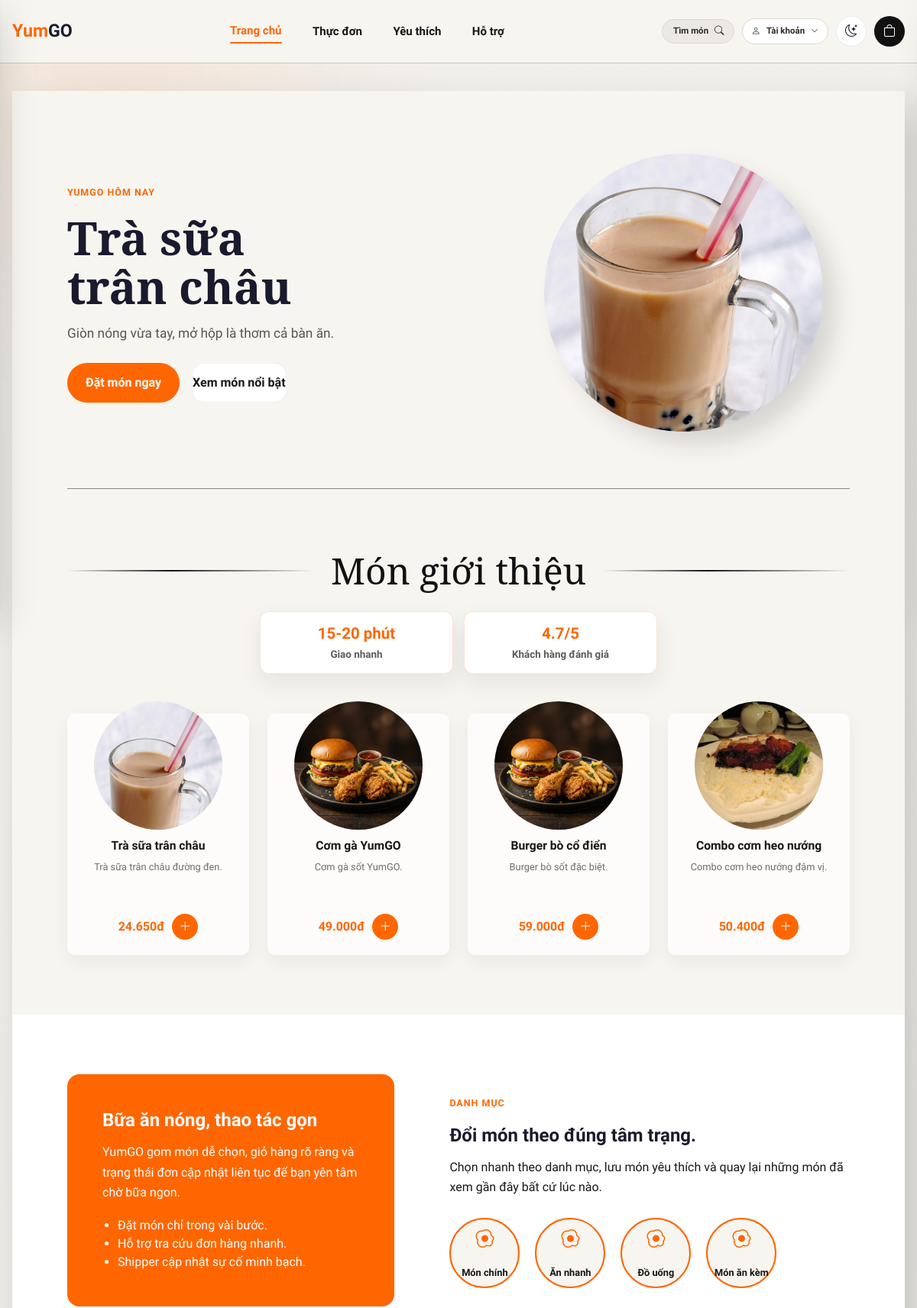
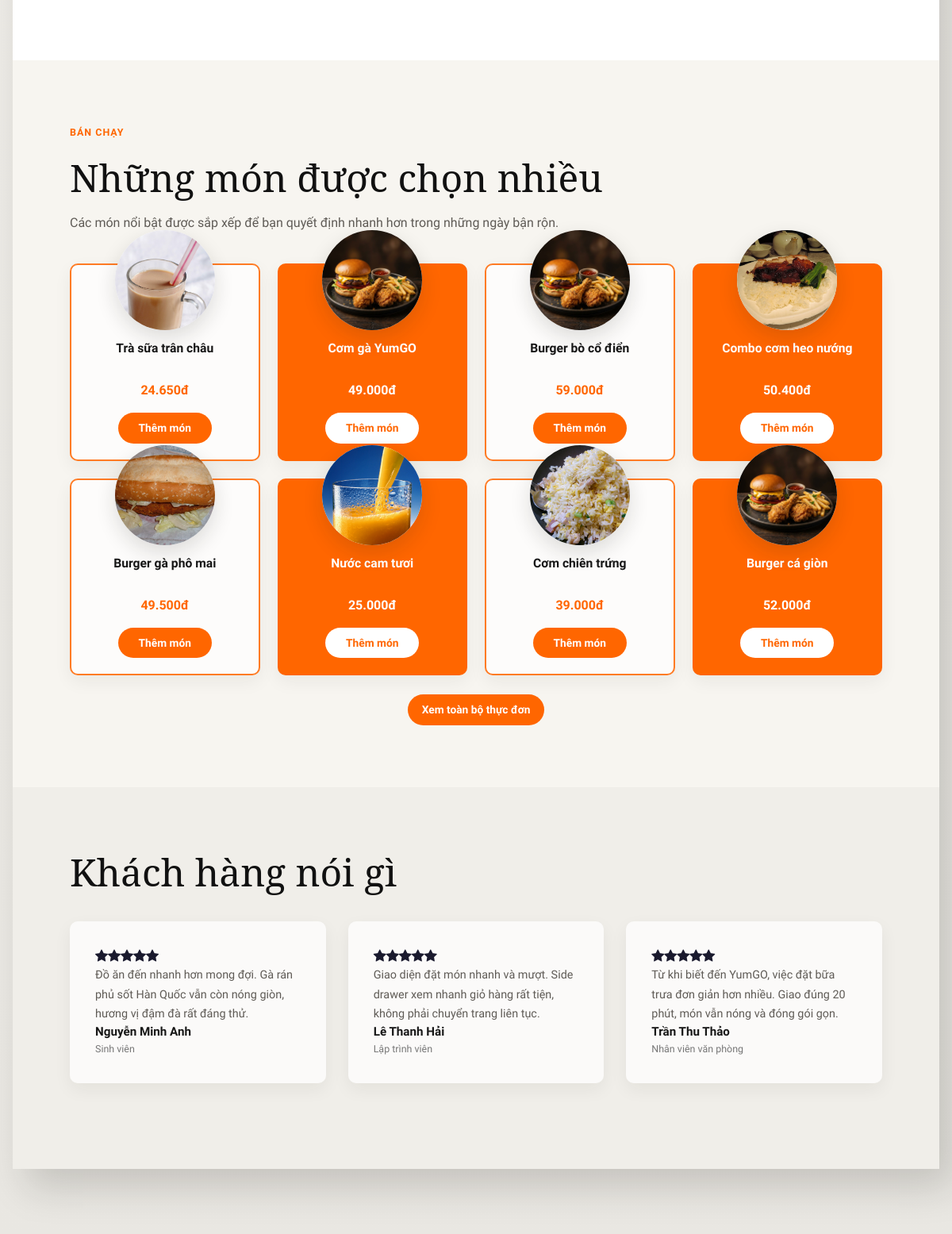
The page / (upper part) on the database its author committed (2 pictures, top to bottom).
### tables this page shows
CREATE TABLE IF NOT EXISTS foods (
  id INT UNSIGNED AUTO_INCREMENT PRIMARY KEY,
  category_id INT UNSIGNED NOT NULL,
  name VARCHAR(150) NOT NULL,
  price DECIMAL(10,2) NOT NULL,
  image VARCHAR(255) NOT NULL,
  description TEXT,
  is_hot TINYINT(1) NOT NULL DEFAULT 0,
  is_sale TINYINT(1) NOT NULL DEFAULT 0,
  discount_percent TINYINT UNSIGNED NOT NULL DEFAULT 0,
  is_available TINYINT(1) NOT NULL DEFAULT 1,
  is_deleted TINYINT(1) NOT NULL DEFAULT 0,
  created_at TIMESTAMP NOT NULL DEFAULT CURRENT_TIMESTAMP,
  updated_at TIMESTAMP NOT NULL DEFAULT CURRENT_TIMESTAMP ON UPDATE CURRENT_TIMESTAMP,
  CONSTRAINT fk_foods_category
    FOREIGN KEY (category_id) REFERENCES categories(id)
    ON UPDATE CASCADE ON DELETE RESTRICT,
  INDEX idx_foods_name (name)
);

CREATE TABLE IF NOT EXISTS categories (
  id INT UNSIGNED AUTO_INCREMENT PRIMARY KEY,
  name VARCHAR(100) NOT NULL,
  is_deleted TINYINT(1) NOT NULL DEFAULT 0,
  created_at TIMESTAMP NOT NULL DEFAULT CURRENT_TIMESTAMP,
  updated_at TIMESTAMP NOT NULL DEFAULT CURRENT_TIMESTAMP ON UPDATE CURRENT_TIMESTAMP
);

### controllers/UserHomeController.php (called while the page is built, shortened)
<?php
require_once dirname(__DIR__) . '/models/Category.php';
require_once dirname(__DIR__) . '/models/Food.php';
class UserHomeController {
    private $categoryModel;
    private $foodModel;
    public function __construct(PDO $pdo) {
        $this->categoryModel = new Category($pdo);
        $this->foodModel = new Food($pdo);
    }
    public function index() {
        $categories = $this->categoryModel->getAllActive();
        $featuredFoods = $this->foodModel->getFeatured(8);
        $bestSellerFoods = $this->foodModel->getBestSellers(8);
        $testimonials = [
            [
                'name' => 'Nguyễn Minh Anh',
                'role' => 'Sinh viên',
                'stars' => 5,
                'content' => 'Đồ ăn đến nhanh hơn mong đợi. Gà rán phủ sốt Hàn Quốc vẫn còn nóng giòn, hương vị đậm đà rất đáng thử.',
                'avatar_letter' => 'A',
                'avatar_url' => 'https://i.pravatar.cc/160?img=47'
            ],
            [
                'name' => 'Lê Thanh Hải',
                'role' => 'Lập trình viên',
                'stars' => 5,
                'content' => 'Giao diện đặt món nhanh và mượt. Side drawer xem nhanh giỏ hàng rất tiện, không phải chuyển trang liên tục.',
                'avatar_letter' => 'H',
                'avatar_url' => 'https://i.pravatar.cc/160?img=12'
            ],
            [
                'name' => 'Trần Thu Thảo',
                'role' => 'Nhân viên văn phòng',
                'stars' => 5,
                'content' => 'Từ khi biết đến YumGO, việc đặt bữa trưa đơn giản hơn nhiều. Giao đúng 20 phút, món vẫn nóng và đóng gói gọn.',
                'avatar_letter' => 'T',
                'avatar_url' => 'https://i.pravatar.cc/160?img=32'
            ]
        ];
        require_once dirname(__DIR__) . '/views/layouts/header.php';
        require_once dirname(__DIR__) . '/views/user/home.php';
        require_once dirname(__DIR__) . '/views/layouts/footer.php';
    }
}

### models/Food.php (called while the page is built, shortened)
<?php
class Food {
    private $db;
    public function __construct(PDO $pdo) {
        $this->db = $pdo;
    }
    public function getFeatured(int $limit = 4): array {
        try {
            $stmt = $this->db->prepare("
                SELECT f.*, c.name as category_name
                FROM `foods` f
                INNER JOIN `categories` c ON f.category_id = c.id
                WHERE f.is_deleted = 0
                  AND c.is_deleted = 0
                  AND f.is_available = 1
                ORDER BY f.is_hot DESC, f.is_sale DESC, f.id DESC
                LIMIT :limit
            ");
            $stmt->bindValue(':limit', $limit, PDO::PARAM_INT);
            $stmt->execute();
            return $stmt->fetchAll();
        } catch (PDOException $e) {
            error_log("Lỗi trong Food::getFeatured: " . $e->getMessage());
            return [];
        }
    }
    public function getBestSellers(int $limit = 8): array {
        try {
            $stmt = $this->db->prepare("
                SELECT f.*, c.name as category_name
                FROM `foods` f
                INNER JOIN `categories` c ON f.category_id = c.id
                WHERE f.is_deleted = 0
                  AND c.is_deleted = 0
                ORDER BY f.is_available DESC, f.is_hot DESC, f.is_sale DESC, f.id DESC
                LIMIT :limit
            ");
            $stmt->bindValue(':limit', $limit, PDO::PARAM_INT);
            $stmt->execute();
            return $stmt->fetchAll();
        } catch (PDOException $e) {
            error_log("Lỗi trong Food::getBestSellers: " . $e->getMessage());
            return [];
        }
    }
}

### models/Category.php (called while the page is built, shortened)
<?php
class Category {
    private $db;
    public function __construct(PDO $pdo) {
        $this->db = $pdo;
    }
    public function getAllActive(): array {
        try {
            $stmt = $this->db->prepare("SELECT * FROM `categories` WHERE `is_deleted` = 0 ORDER BY `id` ASC");
            $stmt->execute();
            return $stmt->fetchAll();
        } catch (PDOException $e) {
            error_log("Lỗi trong Category::getAllActive: " . $e->getMessage());
            return [];
        }
    }
}

### views/user/home.php (the view, shortened to what this page needs)
<?php
$heroFoods = array_values(array_filter(array_slice($featuredFoods ?? [], 0, 4), static fn(array $item): bool => !empty($item['image'])));
$heroSlides = [];
$heroLines = [
    'Giòn nóng vừa tay, mở hộp là thơm cả bàn ăn.',
    'Bữa ngon đổi vị, giao nhanh để bạn kịp mọi lịch hẹn.',
    'Món quen được làm mới bằng sốt đậm đà và phần ăn đầy đặn.',
    'Chọn nhanh hôm nay, YumGO lo phần còn lại thật gọn.'
];
foreach (array_slice($heroFoods, 0, 4) as $index => $item) {
    $heroSlides[] = [
        'name' => (string)($item['name'] ?? 'Món ngon YumGO'),
        'image' => (string)($item['image'] ?? ''),
        'description' => $heroLines[$index] ?? 'Món ngon nóng hổi, giao tới đúng lúc bạn cần.',
        'url' => 'index.php?page=food-detail&id=' . (int)($item['id'] ?? 0),
    ];
}
function homeFoodImage(array $food): string {
    $image = (string)($food['image'] ?? '');
    if ($image !== '' && file_exists(PATH_ROOT . '/uploads/foods/' . $image)) {
        return 'uploads/foods/' . htmlspecialchars($image);
    }
    return 'uploads/banners/hero_combo.png';
}
function homeFoodPrice(array $food): float {
    $price = (float)($food['price'] ?? 0);
    if ((int)($food['is_sale'] ?? 0) === 1) {
        return max(0, $price * (1 - ((float)($food['discount_percent'] ?? 0) / 100)));
    }
    return $price;
}
?>
<section class="home-editorial-shell">
    <div class="home-editorial-frame">
        <section class="home-hero-editorial">
            <div class="home-hero-copy">
                <span class="home-kicker">YumGO hôm nay</span>
                <h1 id="homeHeroTitle"><?= htmlspecialchars($heroSlides[0]['name']) ?></h1>
                <p id="homeHeroText"><?= htmlspecialchars($heroSlides[0]['description']) ?></p>
                <div class="home-hero-actions">
                    <a class="btn btn-primary-yumgo home-btn-primary" href="index.php?page=foods">Đặt món ngay</a>
                    <a class="home-btn-light text-decoration-none" href="#mon-gioi-thieu">Xem món nổi bật</a>
                </div>
            </div>
            <div class="home-plate-wrap" data-home-hero-slider='<?= htmlspecialchars(json_encode($heroSlides, JSON_UNESCAPED_UNICODE | JSON_UNESCAPED_SLASHES), ENT_QUOTES, 'UTF-8') ?>'>
                <?php $firstHeroImage = $heroSlides[0]['image'] !== '' ? 'uploads/foods/' . $heroSlides[0]['image'] : 'uploads/banners/hero_combo.png'; ?>
                <a id="homeHeroLink" href="<?= htmlspecialchars($heroSlides[0]['url']) ?>" class="home-plate-link">
                    <img id="homeHeroImage" class="home-plate-img" src="<?= htmlspecialchars($firstHeroImage) ?>" alt="<?= htmlspecialchars($heroSlides[0]['name']) ?>">
                </a>
            </div>
        </section>
        <div class="home-divider"></div>
        <section class="home-menu-highlights" id="mon-gioi-thieu">
            <div class="home-section-title">
                <span></span>
                <h2>Món giới thiệu</h2>
                <span></span>
            </div>
            <div class="home-featured-stats">
                <div>
                    <strong>15-20 phút</strong>
                    <span>Giao nhanh</span>
                </div>
                <div>
                    <strong>4.7/5</strong>
                    <span>Khách hàng đánh giá</span>
                </div>
            </div>
            <div class="home-highlight-row">
                <?php foreach (array_slice($featuredFoods ?? [], 0, 4) as $food): ?>
                    <article class="home-highlight-card">
                        <a class="home-highlight-image" href="index.php?page=food-detail&id=<?= (int)$food['id'] ?>">
                            <img src="<?= homeFoodImage($food) ?>" alt="<?= htmlspecialchars($food['name']) ?>">
                        </a>
                        <h3><?= htmlspecialchars($food['name']) ?></h3>
                        <p><?= htmlspecialchars(mb_substr((string)($food['description'] ?? 'Món ngon YumGO được chuẩn bị nóng hổi mỗi ngày.'), 0, 82)) ?></p>
                        <div class="home-card-bottom">
                            <strong><?= number_format(homeFoodPrice($food), 0, ',', '.') ?>đ</strong>
                            <?php if ((int)($food['is_available'] ?? 0) === 1): ?>
                                <form action="index.php?page=cart-add" method="POST">
                                    <button type="submit" aria-label="Thêm vào giỏ"><i class="bi bi-plus-lg"></i></button>
                                </form>
                            <?php else: ?>
                                <span class="home-sold-out">Tạm hết</span>
                            <?php endif; ?>
                        </div>
                    </article>
                <?php endforeach; ?>
            </div>
        </section>
        <section class="home-about-band">
            <div class="home-about-grid">
                <div class="home-story-card">
                    <h3>Bữa ăn nóng, thao tác gọn</h3>
                    <p>YumGO gom món dễ chọn, giỏ hàng rõ ràng và trạng thái đơn cập nhật liên tục để bạn yên tâm chờ bữa ngon.</p>
                    <ul>
                        <li>Đặt món chỉ trong vài bước.</li>
                        <li>Hỗ trợ tra cứu đơn hàng nhanh.</li>
                        <li>Shipper cập nhật sự cố minh bạch.</li>
                    </ul>
                </div>
                <div class="home-chef-panel">
                    <span class="home-kicker">Danh mục</span>
                    <h3>Đổi món theo đúng tâm trạng.</h3>
                    <p>Chọn nhanh theo danh mục, lưu món yêu thích và quay lại những món đã xem gần đây bất cứ lúc nào.</p>
                    <div class="home-mini-promises">
                        <?php foreach (array_slice($categories ?? [], 0, 4) as $category): ?>
                            <div><i class="bi bi-egg-fried"></i><span><?= htmlspecialchars($category['name']) ?></span></div>
                        <?php endforeach; ?>
                    </div>
                </div>
            </div>
        </section>
        <section class="home-food-items">
            <div class="home-section-heading">
                <span class="home-kicker">Bán chạy</span>
                <h2>Những món được chọn nhiều</h2>
                <p>Các món nổi bật được sắp xếp để bạn quyết định nhanh hơn trong những ngày bận rộn.</p>
            </div>
            <div class="home-food-grid">
                <?php foreach (array_slice($bestSellerFoods ?? [], 0, 8) as $food): ?>
                    <article class="home-food-tile">
                        <a class="home-food-tile-img" href="index.php?page=food-detail&id=<?= (int)$food['id'] ?>">
                            <img src="<?= homeFoodImage($food) ?>" alt="<?= htmlspecialchars($food['name']) ?>">
                        </a>
                        <h3><?= htmlspecialchars($food['name']) ?></h3>
                        <strong><?= number_format(homeFoodPrice($food), 0, ',', '.') ?>đ</strong>
                        <form action="index.php?page=cart-add" method="POST" class="mt-3">
                            <button type="submit">Thêm món</button>
                        </form>
                    </article>
                <?php endforeach; ?>
            </div>
            <div class="text-center mt-4">
                <a class="home-see-more d-inline-flex justify-content-center text-decoration-none" href="index.php?page=foods">Xem toàn bộ thực đơn</a>
            </div>
        </section>
        <section class="home-review-section">
            <h2>Khách hàng nói gì</h2>
            <div class="home-review-grid">
                <?php foreach ($testimonials ?? [] as $review): ?>
                    <article class="home-review-card">
                        <div class="home-review-stars"><?= str_repeat('<i class="bi bi-star-fill"></i>', (int)$review['stars']) ?></div>
                        <p><?= htmlspecialchars($review['content']) ?></p>
                        <h3><?= htmlspecialchars($review['name']) ?></h3>
                        <span><?= htmlspecialchars($review['role']) ?></span>
                    </article>
                <?php endforeach; ?>
            </div>
        </section>
    </div>
</section>

### rows shown on the page
foods: name "Trà sữa trân châu", image (picture), description "Trà sữa trân châu đường đen.", homeFoodPrice($food) "24.650"
foods: name "Cơm gà YumGO", description "Cơm gà sốt YumGO.", price "49.000"
foods: name "Burger bò cổ điển", description "Burger bò sốt đặc biệt.", price "59.000"
foods: image (picture), name "Combo cơm heo nướng", description "Combo cơm heo nướng đậm vị.", homeFoodPrice($food) "50.400"
categories: name "Món chính"
categories: name "Ăn nhanh"
categories: name "Đồ uống"
categories: name "Món ăn kèm"
foods: image (picture), name "Burger gà phô mai", homeFoodPrice($food) "49.500"
foods: image (picture), name "Nước cam tươi", price "25.000"
foods: image (picture), name "Cơm chiên trứng", price "39.000"
foods: name "Burger cá giòn", price "52.000"

### other values the page prints
$heroSlides[0]['description'] "Giòn nóng vừa tay, mở hộp là thơm cả bàn ăn."
$review['content'] "Đồ ăn đến nhanh hơn mong đợi. Gà rán phủ sốt Hàn Quốc vẫn còn nóng giòn, hương vị đậm đà rất đáng thử."
$review['name'] "Nguyễn Minh Anh"
$review['role'] "Sinh viên"
$review['content'] "Giao diện đặt món nhanh và mượt. Side drawer xem nhanh giỏ hàng rất tiện, không phải chuyển trang liên tục."
$review['name'] "Lê Thanh Hải"
$review['role'] "Lập trình viên"
$review['content'] "Từ khi biết đến YumGO, việc đặt bữa trưa đơn giản hơn nhiều. Giao đúng 20 phút, món vẫn nóng và đóng gói gọn."
$review['name'] "Trần Thu Thảo"
$review['role'] "Nhân viên văn phòng"
